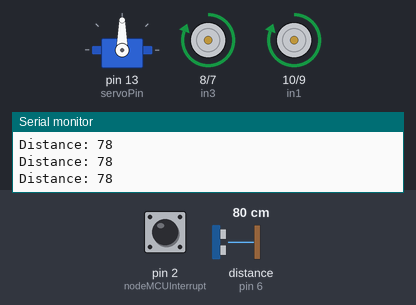
This program was run on a simulated Arduino Nano, built with avr-gcc and run on an emulated ATmega328P. Shown: servo, motor-driver pin pairs drawn as motors (green arrow = first pin HIGH = forward, orange = second pin HIGH = backward, longer = more drive), the last lines printed to the serial monitor. Wiring (inferred from the names in the program): ultrasonic range finder: trigger pin 5; echo pin 6. The test bench sets the inputs (shaded band); at power-on: distance to the obstacle (sensor on pin 6) 80 cm, pin 2 (nodeMCUInterrupt) HIGH. The echo pulse lasts 58.3 µs per cm.

Above: at 1.4 s.
1.5 s: distance to the obstacle (sensor on pin 6) set to 56 cm
3.1 s: distance to the obstacle (sensor on pin 6) set to 48 cm
At 4.0 s:
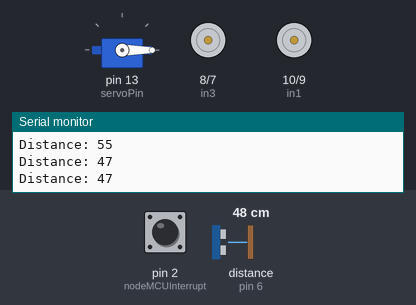
6.4 s: distance to the obstacle (sensor on pin 6) set to 60 cm
At 8.2 s:
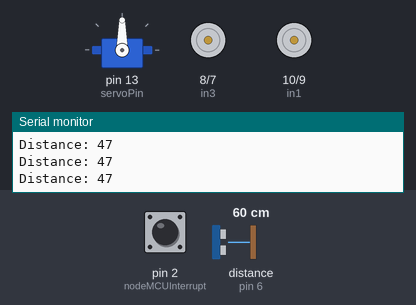
9.7 s: pin 2 (nodeMCUInterrupt) pulled LOW for 0.8 s
At 11.9 s:
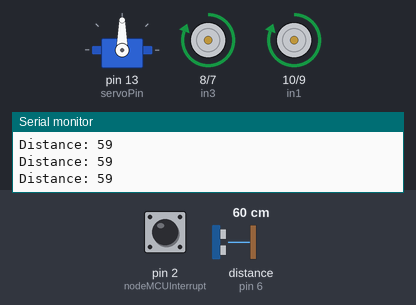
12.5 s: pin 2 (nodeMCUInterrupt) pulled LOW for 3.2 s
At 16.1 s:
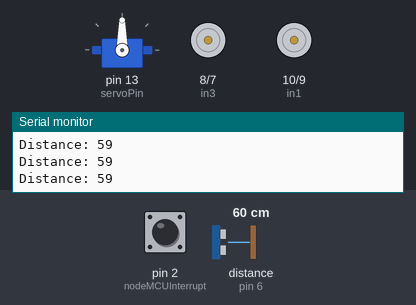
Timing chart, 0 to 17.8 s (numbered marks = the images above; inputs shaded):
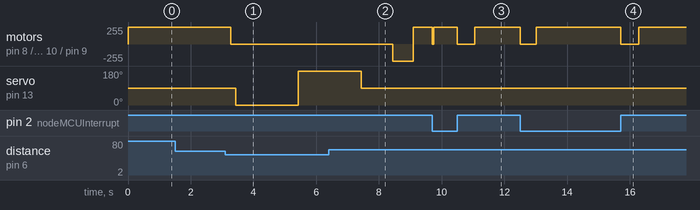

Measured:
- the behaviour switches between 52 and 51 cm on distance to the obstacle (sensor on pin 6) (found by bisection; images 0 and 1)
- after the input at 3.1 s, motor on pin 8 (in3) / pin 7 (in4), motor on pin 10 (in1) / pin 9 (in2): forward 255/255 → stopped after 0.18 s; servo on pin 13 (servoPin): 90° → 0° after 0.33 s, → 180° 2.0 s later
- after the input at 6.4 s, servo on pin 13 (servoPin): goes on until 7.4 s, then stays 90°
- after the input at 9.7 s, motor on pin 8 (in3) / pin 7 (in4), motor on pin 10 (in1) / pin 9 (in2): forward 255/255 → stopped after 0.80 s, → forward 255/255 0.55 s later
- after the input at 12.5 s, motor on pin 8 (in3) / pin 7 (in4), motor on pin 10 (in1) / pin 9 (in2): alternates forward 255/255 for 2.7 s and stopped for 0.55 s, starting at once

The program:

main.cpp
```cpp
//libraries
#include <Arduino.h>
#include <Servo.h>
#include <SPI.h>

//function headers
long scanDistance();

void changeDirection();

void forward();
void backward();
void halt();
void turnRight();
void turnLeft();

// void transmit();
// void receive();

//PINS ARE ALL DEFINED HERE
//servo
#define servoPin 13

//ultrasonic sensor
#define echoPin 6
#define trigPin 5

//motor driver
#define in1 10
#define in2 9
#define in3 8
#define in4 7

//nodeMCU interaction
#define nodeMCUInterrupt 2

//objects
Servo servo;

int beaconID = 0;
int dist = 50;
int wait = 150;

void setup() {
  // put your setup code here, to run once:

  Serial.begin(9600);

  //ULTRASONIC SENSOR
  pinMode(trigPin, OUTPUT);
  pinMode(echoPin, INPUT);

  //SERVO
  servo.attach(servoPin);
  servo.write(90);

  //MOTOR DRIVER
  pinMode(in1, OUTPUT);
  pinMode(in2, OUTPUT);
  pinMode(in3, OUTPUT);
  pinMode(in4, OUTPUT);


//set all motors to low
  digitalWrite(in1, LOW);
	digitalWrite(in2, LOW);
	digitalWrite(in3, LOW);
	digitalWrite(in4, LOW);

//nodeMCU interaction
  pinMode(nodeMCUInterrupt, INPUT_PULLUP);
  attachInterrupt(digitalPinToInterrupt(nodeMCUInterrupt), startSearch, CHANGE);

}

void loop() {
  // put your main code here, to run repeatedly:

  long distance = scanDistance();
  if (distance <= dist) {
    halt();
    changeDirection();
  } else {

      forward();
  }
  delay(500);

}

//DEPRECATED FOR NOW - still haven't chosen a signal to use

//radio stuff
//FOR TESTING ONLY- THE ROBOT WILL NOT TRASMIT DATA, IT'LL ONLY RECEIVE
// void transmit(){

//   //TESTING ONLY, REPLACE L8R
//   char *msg = "Hello World!";
//   transmitter.send((uint8_t *)msg, strlen(msg));
//   transmitter.waitPacketSent();
//   delay(1000);

// }

//receive and decrypts a radio wave
// void receive() {

//   //TEST, REPLACE L8R
//   uint8_t buf[RH_ASK_MAX_MESSAGE_LEN];
//   uint8_t buflen = sizeof(buf);
//   if(receiver.recv(buf, &buflen)) {
//     Serial.print("Message: ");
//     Serial.println((char*)buf);
//   } else {
//     Serial.println("No message received");
//   }

// }

//----radio stuff over----//

//start searching for beacon
void startSearch() {

  halt();

    //check if the interrupt was triggered by a rising edge
    beaconID = Serial.read();
    if (beaconID != 0) {
      findBeacon();
    }
}


//rotate till signal is relative to the robot
void findBeacon() {

  /*lets write the logic here:
  1. IF cant find any beacon, keep rotating
  2. WHEN  signal found, stop rotating
    2.1 Rotate until the  pulse is at the center of the robot
  3. Check  pulse matches the ID we're looking for
  4. IF not, keep rotating
  5. IF yes, stop rotating, move forward
  6. give control to anti-collision system
  7. do find beacon again when anti-collision causes robot to change direction //INCLUDE THIS FUNCTION IN THE changeDirection() function
  8.
  */


}


//look around with servo, orient self correctly, reset servo, exit
void changeDirection() {

  //check left
  servo.write(0);
  long distance = scanDistance();

  delay(2000);

  if(distance > dist) {

    //turn left
    turnLeft();

    //reset servo position
    servo.write(90);
    delay(1000);
    return;
  }

  //check right
  servo.write(180);
  distance = scanDistance();

  delay(2000);

  if(distance > dist) {

    //turn right
    turnRight();

    //reset servo position
    servo.write(90);
    delay(1000);
    return;


  }

  //reset servo position
  servo.write(90);
  delay(1000);

  reverse();

}


//get ultrasonic sensor reading (returns distance in cm)
long scanDistance() {

  long distance, duration;

  digitalWrite(trigPin, LOW);
  delayMicroseconds(2);
  // Sets the trigPin on HIGH state for 10 micro seconds
  digitalWrite(trigPin, HIGH);
  delayMicroseconds(10);
  digitalWrite(trigPin, LOW);
  // Reads the echoPin, returns the sound wave travel time in microseconds
  duration = pulseIn(echoPin, HIGH);
  // Calculating the distance
  distance = duration * 0.034 / 2;
  // Prints the distance on the Serial Monitor
  Serial.print("Distance: ");
  Serial.println(distance);

  return distance;


}


//lower-level motor functions, pretty standard

void forward() {

  digitalWrite(in1, HIGH);
  digitalWrite(in2, LOW);
  digitalWrite(in3, HIGH);
  digitalWrite(in4, LOW);
  delay(wait);
}

void backward() {

  digitalWrite(in1, LOW);
  digitalWrite(in2, HIGH);
  digitalWrite(in3, LOW);
  digitalWrite(in4, HIGH);
  delay(wait);

}

void halt() {

  digitalWrite(in1, LOW);
  digitalWrite(in2, LOW);
  digitalWrite(in3, LOW);
  digitalWrite(in4, LOW);
  delay(wait);


}

void turnRight() {

  digitalWrite(in1, HIGH);
  digitalWrite(in2, LOW);
  digitalWrite(in3, LOW);
  digitalWrite(in4, HIGH);
  delay(wait);


}

void turnLeft() {

  digitalWrite(in1, LOW);
  digitalWrite(in2, HIGH);
  digitalWrite(in3, HIGH);
  digitalWrite(in4, LOW);
  delay(wait);

}

void reverse() {

  digitalWrite(in1, LOW);
  digitalWrite(in2, HIGH);
  digitalWrite(in3, LOW);
  digitalWrite(in4, HIGH);
  delay(wait);
}
```
